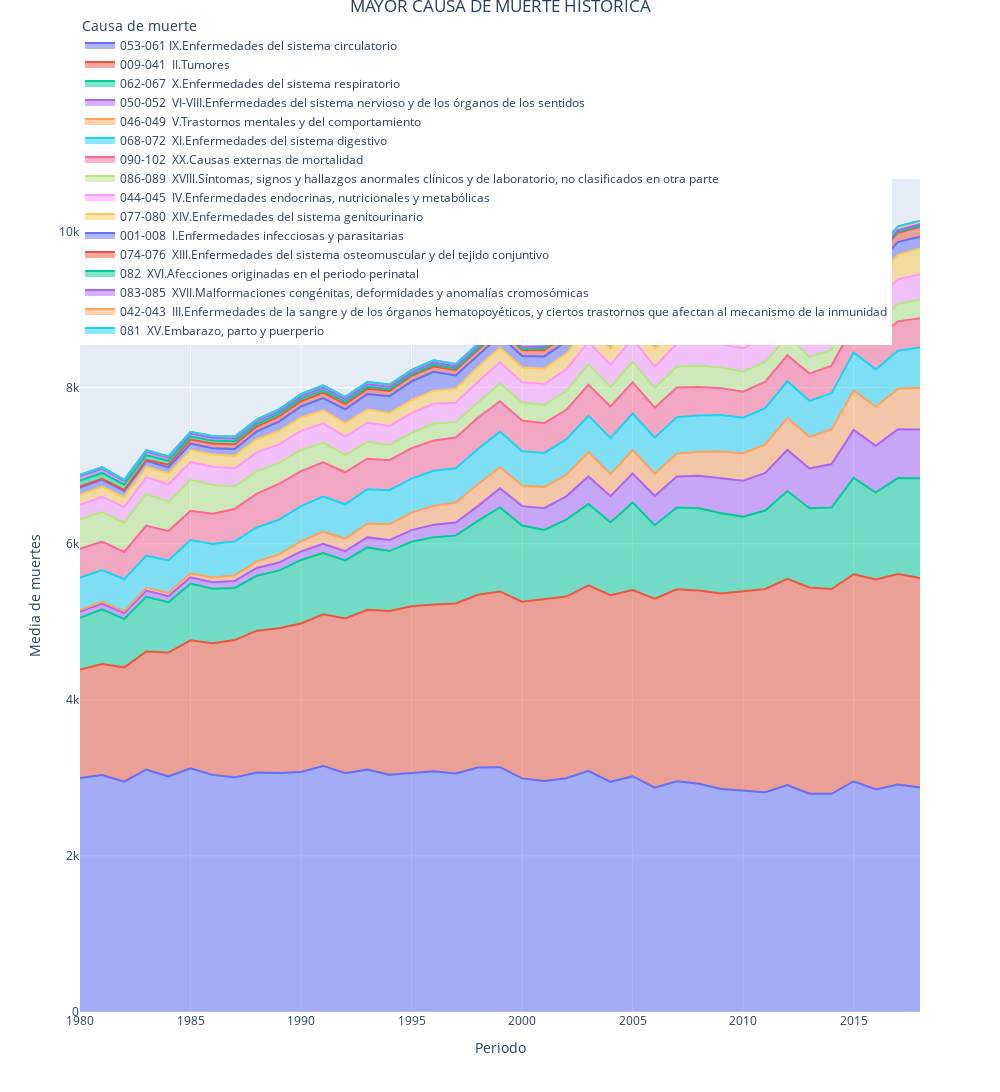

This figure's notebook cell:
### Code cell
## 3.MAYOR CAUSA DE MUERTE HISTÓRICA & 4. CAUSA MENOS PREOUCPANTE - plotly gráfico de área


fig = px.area(mean_df, x = 'Periodo', y = 'Total', color="Causa de muerte", width=1000, height=1500)
fig.update_layout(
    legend=dict(
        yanchor="top",
        y=1.2,
        xanchor="left",
        x=0))
fig.update_layout(title='MAYOR CAUSA DE MUERTE HISTÓRICA', title_x=0.5,title_y=1, xaxis_title='Periodo', yaxis_title='Media de muertes')

#fig.update_xaxes(range=[mean_df['Periodo'].min(), mean_df['Periodo'].max()], dtick=2)
#fig.update_yaxes(range=[0, 10000], dtick=1000)

fig.show(scale=0.8)

### Figure 1 — Plotly figure (JSON) as saved in the notebook; plotly's stock layout.template omitted (floating-point values rounded to 4 significant figures)
{"data": [{"fillpattern": {"shape": ""}, "hovertemplate": "Causa de muerte=053-061 IX.Enfermedades del sistema circulatorio<br>Periodo=%{x}<br>Total=%{y}<extra></extra>", "legendgroup": "053-061 IX.Enfermedades del sistema circulatorio", "line": {"color": "#636efa"}, "marker": {"symbol": "circle"}, "mode": "lines", "name": "053-061 IX.Enfermedades del sistema circulatorio", "orientation": "v", "showlegend": true, "stackgroup": "1", "type": "scatter", "x": [1991, 1999, 1998, 1985, 1983, 1993, 2003, 1996, 1990, 1988, 1989, 1992, 1995, 1997, 1994, 1986, 1981, 2005, 1984, 1987, 1980, 2002, 2000, 2001, 2015, 2007, 1982, 2004, 2008, 2017, 2012, 2018, 2006, 2009, 2016, 2010, 2011, 2013, 2014], "xaxis": "x", "y": [3153.0, 3137.0, 3134, 3124.0, 3108.0, 3107.0, 3090.0, 3085.0, 3077.0, 3068.0, 3064.0, 3061.0, 3058.0, 3056.0, 3040.0, 3038.0, 3038.0, 3022.0, 3019.0, 3007.0, 2997.0, 2995.0, 2993.0, 2962.0, 2957.0, 2955.0, 2952.0, 2949.0, 2924.0, 2916.0, 2907.0, 2878.0, 2875.0, 2858.0, 2852.0, 2836.0, 2817.0, 2797.0, 2795.0], "yaxis": "y"}, {"fillpattern": {"shape": ""}, "hovertemplate": "Causa de muerte=009-041  II.Tumores<br>Periodo=%{x}<br>Total=%{y}<extra></extra>", "legendgroup": "009-041  II.Tumores", "line": {"color": "#EF553B"}, "marker": {"symbol": "circle"}, "mode": "lines", "name": "009-041  II.Tumores", "orientation": "v", "showlegend": true, "stackgroup": "1", "type": "scatter", "x": [2017, 2016, 2018, 2015, 2013, 2012, 2014, 2011, 2010, 2009, 2008, 2007, 2006, 2004, 2005, 2003, 2002, 2001, 2000, 1999, 1998, 1997, 1995, 1996, 1994, 1993, 1992, 1991, 1990, 1989, 1988, 1987, 1986, 1985, 1984, 1983, 1982, 1981, 1980], "xaxis": "x", "y": [2697.0, 2689.0, 2684.0, 2652.0, 2643.0, 2643.0, 2626.0, 2603.0, 2553.0, 2503.0, 2477.0, 2460.0, 2421.0, 2392.0, 2386.0, 2377.0, 2328.0, 2327.0, 2264.0, 2252.0, 2213, 2179.0, 2141.0, 2135.0, 2099.0, 2048.0, 1982.0, 1942.0, 1901.0, 1853.0, 1818.0, 1759.0, 1685.0, 1640.0, 1586.0, 1512.0, 1464.0, 1422.0, 1392.0], "yaxis": "y"}, {"fillpattern": {"shape": ""}, "hovertemplate": "Causa de muerte=062-067  X.Enfermedades del sistema respiratorio<br>Periodo=%{x}<br>Total=%{y}<extra></extra>", "legendgroup": "062-067  X.Enfermedades del sistema respiratorio", "line": {"color": "#00cc96"}, "marker": {"symbol": "circle"}, "mode": "lines", "name": "062-067  X.Enfermedades del sistema respiratorio", "orientation": "v", "showlegend": true, "stackgroup": "1", "type": "scatter", "x": [2018, 2015, 2017, 2012, 2005, 2016, 1999, 2008, 2007, 2014, 2003, 2009, 2013, 2011, 2002, 2000, 2010, 1998, 2006, 2004, 2001, 1997, 1996, 1995, 1990, 1993, 1991, 1994, 1992, 1989, 1985, 1988, 1983, 1986, 1981, 1987, 1980, 1984, 1982], "xaxis": "x", "y": [1278.0, 1234.0, 1229.0, 1127.0, 1121.0, 1115.0, 1076.0, 1052.0, 1048.0, 1044.0, 1043.0, 1031.0, 1013.0, 1006.0, 986.4, 975.8, 958.7, 946.4, 940.7, 932.1, 889.6, 869.5, 864.6, 826.4, 814.3, 798.7, 785.6, 767.4, 745.0, 739.2, 725.3, 702.7, 700.6, 700.0, 699.2, 666.1, 659.7, 646.3, 618.5], "yaxis": "y"}, {"fillpattern": {"shape": ""}, "hovertemplate": "Causa de muerte=050-052  VI-VIII.Enfermedades del sistema nervioso y de los órganos de los sentidos<br>Periodo=%{x}<br>Total=%{y}<extra></extra>", "legendgroup": "050-052  VI-VIII.Enfermedades del sistema nervioso y de los órganos de los sentidos", "line": {"color": "#ab63fa"}, "marker": {"symbol": "circle"}, "mode": "lines", "name": "050-052  VI-VIII.Enfermedades del sistema nervioso y de los órganos de los sentidos", "orientation": "v", "showlegend": true, "stackgroup": "1", "type": "scatter", "x": [2017, 2018, 2015, 2016, 2014, 2012, 2013, 2011, 2010, 2009, 2008, 2007, 2006, 2005, 2003, 2004, 2002, 2001, 2000, 1999, 1998, 1997, 1996, 1995, 1994, 1993, 1991, 1992, 1990, 1989, 1988, 1987, 1986, 1985, 1980, 1983, 1982, 1984, 1981], "xaxis": "x", "y": [627.3, 625.7, 615.1, 600.9, 557, 525.9, 511.6, 482.2, 459.2, 447.1, 416.6, 398.2, 374.3, 373.7, 352.7, 336.3, 297.9, 278.0, 249.4, 245.3, 188.7, 167.3, 157.9, 149.3, 141.3, 128.3, 119.7, 117.2, 110.7, 103, 100.2, 92.14, 83.9, 82.05, 81, 80.5, 77.31, 76.74, 74.6], "yaxis": "y"}, {"fillpattern": {"shape": ""}, "hovertemplate": "Causa de muerte=046-049  V.Trastornos mentales y del comportamiento<br>Periodo=%{x}<br>Total=%{y}<extra></extra>", "legendgroup": "046-049  V.Trastornos mentales y del comportamiento", "line": {"color": "#FFA15A"}, "marker": {"symbol": "circle"}, "mode": "lines", "name": "046-049  V.Trastornos mentales y del comportamiento", "orientation": "v", "showlegend": true, "stackgroup": "1", "type": "scatter", "x": [2018, 2017, 2015, 2016, 2014, 2012, 2013, 2011, 2010, 2009, 2003, 2008, 2005, 2007, 2006, 2004, 1998, 2002, 1999, 2001, 2000, 1997, 1996, 1995, 1994, 1993, 1992, 1991, 1990, 1989, 1988, 1987, 1986, 1985, 1984, 1983, 1981, 1982, 1980], "xaxis": "x", "y": [532.8, 517.2, 507.9, 499.5, 445.4, 408.2, 404.2, 363.7, 352.9, 344.2, 311.2, 310.5, 298.5, 293.1, 288.3, 282.8, 280.9, 278.1, 274.3, 270.1, 265.5, 257.0, 243.6, 223.6, 201.9, 178.4, 162.0, 154.2, 129.6, 104.9, 83.21, 72.24, 58.9, 49.57, 40.4, 35.38, 23.45, 23.05, 21.43], "yaxis": "y"}, {"fillpattern": {"shape": ""}, "hovertemplate": "Causa de muerte=068-072  XI.Enfermedades del sistema digestivo<br>Periodo=%{x}<br>Total=%{y}<extra></extra>", "legendgroup": "068-072  XI.Enfermedades del sistema digestivo", "line": {"color": "#19d3f3"}, "marker": {"symbol": "circle"}, "mode": "lines", "name": "068-072  XI.Enfermedades del sistema digestivo", "orientation": "v", "showlegend": true, "stackgroup": "1", "type": "scatter", "x": [2018, 2017, 2015, 2016, 2012, 2007, 2005, 2011, 2003, 2009, 2008, 2014, 2013, 2004, 2006, 2010, 1999, 2002, 1998, 1996, 1990, 1991, 1989, 1997, 1992, 2000, 2001, 1994, 1993, 1988, 1995, 1987, 1986, 1985, 1984, 1980, 1983, 1982, 1981], "xaxis": "x", "y": [516.4, 486.8, 484.8, 478.5, 471.4, 467.9, 467.2, 466.1, 466.1, 465.6, 463.7, 461.5, 461.4, 460.9, 460.7, 454.7, 451.7, 451.1, 450.5, 449.1, 448.9, 448.6, 444.1, 439.9, 439.3, 438.5, 438.3, 437.9, 437.8, 437.4, 437.0, 435.7, 429.4, 427.9, 417.3, 414.4, 411.7, 409.4, 407.4], "yaxis": "y"}, {"fillpattern": {"shape": ""}, "hovertemplate": "Causa de muerte=090-102  XX.Causas externas de mortalidad<br>Periodo=%{x}<br>Total=%{y}<extra></extra>", "legendgroup": "090-102  XX.Causas externas de mortalidad", "line": {"color": "#FF6692"}, "marker": {"symbol": "circle"}, "mode": "lines", "name": "090-102  XX.Causas externas de mortalidad", "orientation": "v", "showlegend": true, "stackgroup": "1", "type": "scatter", "x": [1989, 1990, 1991, 1988, 1987, 1992, 2004, 2005, 1998, 2003, 2000, 1997, 1993, 1999, 1986, 1995, 1996, 1983, 2006, 1994, 2001, 2002, 2007, 2017, 1984, 2018, 2016, 1985, 1980, 2008, 1981, 2015, 2014, 1982, 2013, 2009, 2011, 2010, 2012], "xaxis": "x", "y": [460.3, 449.2, 441.3, 432.6, 414.5, 410.2, 405.8, 402.4, 401.5, 397.5, 393.8, 392.7, 391.2, 390.7, 389.6, 388.7, 388.7, 386.3, 384.3, 383.0, 380.9, 379.3, 379.0, 377.1, 376.3, 375.4, 373.0, 373.0, 368.2, 364.0, 364.0, 359.0, 354.8, 349.5, 349.5, 345.1, 338.9, 334.9, 333.4], "yaxis": "y"}, {"fillpattern": {"shape": ""}, "hovertemplate": "Causa de muerte=086-089  XVIII.Síntomas, signos y hallazgos anormales clínicos y de laboratorio, no clasificados en otra parte<br>Periodo=%{x}<br>Total=%{y}<extra></extra>", "legendgroup": "086-089  XVIII.Síntomas, signos y hallazgos anormales clínicos y de laboratorio, no clasificados en otra parte", "line": {"color": "#B6E880"}, "marker": {"symbol": "circle"}, "mode": "lines", "name": "086-089  XVIII.Síntomas, signos y hallazgos anormales clínicos y de laboratorio, no clasificados en otra parte", "orientation": "v", "showlegend": true, "stackgroup": "1", "type": "scatter", "x": [1983, 1985, 1984, 1981, 1980, 1982, 1986, 1988, 1987, 2008, 1990, 2007, 1989, 2009, 2003, 2005, 2010, 2011, 2006, 2004, 1991, 2002, 2018, 2012, 2001, 2000, 1999, 2015, 2017, 1992, 1996, 1993, 2013, 2014, 1997, 1995, 1998, 1994, 2016], "xaxis": "x", "y": [404.4, 398.1, 377.5, 377.2, 376.5, 376.0, 370.5, 288.5, 286.6, 273.8, 270.6, 270.4, 264.7, 264.0, 262.2, 261.2, 256.5, 252.7, 251.1, 250.1, 247.6, 242.1, 240.2, 238.5, 234.8, 229.5, 227.4, 226.3, 222.2, 221.3, 217.3, 216.7, 213.0, 202.0, 196.8, 195.3, 193.6, 193.4, 191.3], "yaxis": "y"}, {"fillpattern": {"shape": ""}, "hovertemplate": "Causa de muerte=044-045  IV.Enfermedades endocrinas, nutricionales y metabólicas<br>Periodo=%{x}<br>Total=%{y}<extra></extra>", "legendgroup": "044-045  IV.Enfermedades endocrinas, nutricionales y metabólicas", "line": {"color": "#FF97FF"}, "marker": {"symbol": "circle"}, "mode": "lines", "name": "044-045  IV.Enfermedades endocrinas, nutricionales y metabólicas", "orientation": "v", "showlegend": true, "stackgroup": "1", "type": "scatter", "x": [2015, 2018, 2017, 2014, 2012, 2011, 2016, 2010, 2009, 2005, 2008, 2007, 2013, 2003, 2004, 2002, 2006, 1999, 2001, 1998, 2000, 1995, 1996, 1997, 1991, 1994, 1990, 1993, 1989, 1988, 1992, 1987, 1986, 1985, 1984, 1983, 1982, 1981, 1980], "xaxis": "x", "y": [334.9, 320.6, 316.6, 309.8, 305.3, 304.5, 302.4, 300.0, 296.7, 295.7, 293.7, 291.4, 290.6, 289.2, 283.8, 276.0, 274.4, 271, 267.2, 266.9, 259.3, 255.0, 252.2, 250.6, 249.2, 247.3, 246.0, 245.5, 240.5, 239.0, 235.7, 234.9, 231.9, 226.9, 222.6, 213.9, 199.6, 194.7, 186.8], "yaxis": "y"}, {"fillpattern": {"shape": ""}, "hovertemplate": "Causa de muerte=077-080  XIV.Enfermedades del sistema genitourinario<br>Periodo=%{x}<br>Total=%{y}<extra></extra>", "legendgroup": "077-080  XIV.Enfermedades del sistema genitourinario", "line": {"color": "#FECB52"}, "marker": {"symbol": "circle"}, "mode": "lines", "name": "077-080  XIV.Enfermedades del sistema genitourinario", "orientation": "v", "showlegend": true, "stackgroup": "1", "type": "scatter", "x": [2018, 2017, 2016, 2015, 2012, 2013, 2014, 2011, 2009, 2008, 2010, 2007, 2005, 2006, 2003, 2004, 2002, 2001, 2000, 1998, 1999, 1997, 1990, 1989, 1992, 1988, 1996, 1991, 1993, 1994, 1995, 1987, 1985, 1986, 1984, 1983, 1981, 1980, 1982], "xaxis": "x", "y": [331.9, 314, 289.8, 289.7, 281.9, 278.3, 274.5, 262.2, 258.3, 251.9, 249.8, 242.1, 227.8, 223.9, 215.2, 203.2, 199.0, 197.1, 188.5, 185.5, 183.6, 175.2, 171.5, 171.3, 169.9, 169.1, 168.5, 167.5, 167.3, 164.7, 164.5, 158.6, 158.1, 157.0, 139.4, 132.4, 131.8, 128.6, 127.3], "yaxis": "y"}, {"fillpattern": {"shape": ""}, "hovertemplate": "Causa de muerte=001-008  I.Enfermedades infecciosas y parasitarias<br>Periodo=%{x}<br>Total=%{y}<extra></extra>", "legendgroup": "001-008  I.Enfermedades infecciosas y parasitarias", "line": {"color": "#636efa"}, "marker": {"symbol": "circle"}, "mode": "lines", "name": "001-008  I.Enfermedades infecciosas y parasitarias", "orientation": "v", "showlegend": true, "stackgroup": "1", "type": "scatter", "x": [1995, 1996, 1994, 1993, 2007, 2008, 2015, 2005, 1992, 2003, 1997, 2004, 2006, 2016, 2009, 2017, 2002, 1991, 2001, 1999, 2012, 2014, 2010, 2011, 2018, 1998, 2000, 2013, 1990, 1989, 1988, 1980, 1981, 1987, 1982, 1986, 1985, 1983, 1984], "xaxis": "x", "y": [241.4, 240.8, 215.5, 200.9, 185.3, 183.6, 180.2, 178.4, 178.3, 173.9, 172.9, 171.9, 171.5, 167.5, 162.9, 162.4, 160.4, 157.3, 156.1, 155.5, 155.2, 155.0, 154.5, 152.3, 152.3, 151.3, 149.6, 147.8, 139.9, 121.1, 100.4, 93.86, 90.02, 88.52, 80.29, 80.07, 79.43, 77.98, 76.95], "yaxis": "y"}, {"fillpattern": {"shape": ""}, "hovertemplate": "Causa de muerte=074-076  XIII.Enfermedades del sistema osteomuscular y del tejido conjuntivo<br>Periodo=%{x}<br>Total=%{y}<extra></extra>", "legendgroup": "074-076  XIII.Enfermedades del sistema osteomuscular y del tejido conjuntivo", "line": {"color": "#EF553B"}, "marker": {"symbol": "circle"}, "mode": "lines", "name": "074-076  XIII.Enfermedades del sistema osteomuscular y del tejido conjuntivo", "orientation": "v", "showlegend": true, "stackgroup": "1", "type": "scatter", "x": [2018, 2017, 2016, 2015, 2012, 2014, 2005, 2003, 2004, 2002, 2009, 2008, 2011, 2007, 2006, 2013, 2001, 2010, 1999, 2000, 1998, 1991, 1995, 1997, 1996, 1992, 1990, 1994, 1993, 1989, 1988, 1987, 1986, 1985, 1984, 1980, 1983, 1982, 1981], "xaxis": "x", "y": [123.9, 120.7, 101.3, 98.76, 89.67, 87.6, 85.62, 84.71, 84.43, 83.26, 82.4, 81.05, 80.64, 80.57, 80.07, 80.02, 79.81, 79.21, 76.38, 75.19, 72.14, 70.79, 70.33, 69.71, 68.88, 68.88, 67.79, 66.67, 65.79, 65.07, 64.55, 60.48, 58.36, 51.45, 34.07, 14.55, 13.98, 12.81, 11.71], "yaxis": "y"}, {"fillpattern": {"shape": ""}, "hovertemplate": "Causa de muerte=082  XVI.Afecciones originadas en el periodo perinatal<br>Periodo=%{x}<br>Total=%{y}<extra></extra>", "legendgroup": "082  XVI.Afecciones originadas en el periodo perinatal", "line": {"color": "#00cc96"}, "marker": {"symbol": "circle"}, "mode": "lines", "name": "082  XVI.Afecciones originadas en el periodo perinatal", "orientation": "v", "showlegend": true, "stackgroup": "1", "type": "scatter", "x": [1980, 1981, 1982, 1983, 1984, 1985, 1986, 1987, 1990, 1989, 1988, 1992, 1991, 1993, 2004, 2007, 2008, 2005, 1994, 2002, 2006, 2009, 2001, 2003, 1996, 1995, 2000, 2011, 2010, 2012, 1997, 1999, 1998, 2014, 2013, 2015, 2016, 2018, 2017], "xaxis": "x", "y": [75.95, 74.17, 65.57, 59.14, 48.71, 39.33, 38.43, 38.26, 32.45, 32.21, 31.1, 28.95, 28.36, 25.5, 23.86, 23.07, 22.48, 22.43, 22.02, 21.79, 21.69, 21.43, 21.29, 21.12, 20.69, 20.67, 20.45, 19.83, 19.79, 19.74, 19.1, 18.76, 18.55, 18.52, 16.98, 16.05, 15.17, 15, 14.98], "yaxis": "y"}, {"fillpattern": {"shape": ""}, "hovertemplate": "Causa de muerte=083-085  XVII.Malformaciones congénitas, deformidades y anomalías cromosómicas<br>Periodo=%{x}<br>Total=%{y}<extra></extra>", "legendgroup": "083-085  XVII.Malformaciones congénitas, deformidades y anomalías cromosómicas", "line": {"color": "#ab63fa"}, "marker": {"symbol": "circle"}, "mode": "lines", "name": "083-085  XVII.Malformaciones congénitas, deformidades y anomalías cromosómicas", "orientation": "v", "showlegend": true, "stackgroup": "1", "type": "scatter", "x": [1980, 1981, 1982, 1983, 1984, 1985, 1986, 1987, 1988, 1992, 1991, 1993, 1990, 1989, 1994, 1996, 1997, 1995, 1999, 1998, 2000, 2003, 2004, 2002, 2010, 2005, 2001, 2006, 2008, 2011, 2007, 2009, 2016, 2018, 2014, 2012, 2017, 2015, 2013], "xaxis": "x", "y": [55.55, 55.07, 48.24, 45.81, 41.71, 38.62, 37.55, 36.26, 36.02, 34.67, 33.9, 33, 32.9, 32.9, 30.88, 28.98, 28.36, 27.98, 27.19, 27.05, 26.48, 24.5, 23.86, 23.5, 23.12, 22.9, 22.74, 22.24, 22, 21.9, 21.19, 21.17, 20.14, 20.07, 19.71, 19.6, 19.38, 19.1, 18.05], "yaxis": "y"}, {"fillpattern": {"shape": ""}, "hovertemplate": "Causa de muerte=042-043  III.Enfermedades de la sangre y de los órganos hematopoyéticos, y ciertos trastornos que afectan al mecanismo de la inmunidad<br>Periodo=%{x}<br>Total=%{y}<extra></extra>", "legendgroup": "042-043  III.Enfermedades de la sangre y de los órganos hematopoyéticos, y ciertos trastornos que afectan al mecanismo de la inmunidad", "line": {"color": "#FFA15A"}, "marker": {"symbol": "circle"}, "mode": "lines", "name": "042-043  III.Enfermedades de la sangre y de los órganos hematopoyéticos, y ciertos trastornos que afectan al mecanismo de la inmunidad", "orientation": "v", "showlegend": true, "stackgroup": "1", "type": "scatter", "x": [2015, 2017, 2018, 2016, 2014, 2013, 2012, 2011, 2010, 2009, 2008, 1998, 2005, 2004, 2007, 1994, 1993, 1997, 1996, 2002, 1995, 1991, 2003, 2006, 2000, 1992, 1990, 1999, 2001, 1989, 1987, 1988, 1986, 1985, 1984, 1983, 1981, 1980, 1982], "xaxis": "x", "y": [48.29, 46.98, 46.33, 44.9, 42.48, 39.02, 37.02, 36.38, 36.17, 34.95, 31.95, 31.93, 31.33, 30.74, 30.69, 30.24, 30.05, 30.05, 30.05, 29.9, 29.88, 29.69, 29.62, 29.21, 28.81, 27.57, 26.93, 26.76, 26.62, 25.55, 22.74, 22.64, 20.98, 20.21, 19.12, 17.62, 17.4, 16.93, 15.69], "yaxis": "y"}, {"fillpattern": {"shape": ""}, "hovertemplate": "Causa de muerte=081  XV.Embarazo, parto y puerperio<br>Periodo=%{x}<br>Total=%{y}<extra></extra>", "legendgroup": "081  XV.Embarazo, parto y puerperio", "line": {"color": "#19d3f3"}, "marker": {"symbol": "circle"}, "mode": "lines", "name": "081  XV.Embarazo, parto y puerperio", "orientation": "v", "showlegend": true, "stackgroup": "1", "type": "scatter", "x": [1980, 1982, 1981, 1983, 1984, 1986, 2008, 1990, 2004, 1987, 1988, 1985, 2010, 2003, 1992, 2013, 2005, 2009, 2001, 2015, 1999, 2016, 2000, 2002, 2011, 2006, 2017, 1994, 1991, 2007, 1993, 1989, 1995, 1996, 1998, 2012, 2014, 1997, 2018], "xaxis": "x", "y": [1.5, 1.286, 1.214, 0.881, 0.5714, 0.5714, 0.5714, 0.5238, 0.5, 0.5, 0.5, 0.4762, 0.4762, 0.4762, 0.4524, 0.4286, 0.4286, 0.4048, 0.4048, 0.3571, 0.3571, 0.3571, 0.3333, 0.3333, 0.3333, 0.3333, 0.3095, 0.3095, 0.3095, 0.3095, 0.2857, 0.2857, 0.2619, 0.2619, 0.2381, 0.2381, 0.2143, 0.1905, 0.1667], "yaxis": "y"}], "layout": {"height": 1500, "legend": {"title": {"text": "Causa de muerte"}, "tracegroupgap": 0, "x": 0, "xanchor": "left", "y": 1.2, "yanchor": "top"}, "margin": {"t": 60}, "title": {"text": "MAYOR CAUSA DE MUERTE HISTÓRICA", "x": 0.5, "y": 1}, "width": 1000, "xaxis": {"anchor": "y", "domain": [0, 1], "title": {"text": "Periodo"}}, "yaxis": {"anchor": "x", "domain": [0, 1], "title": {"text": "Media de muertes"}}}}
